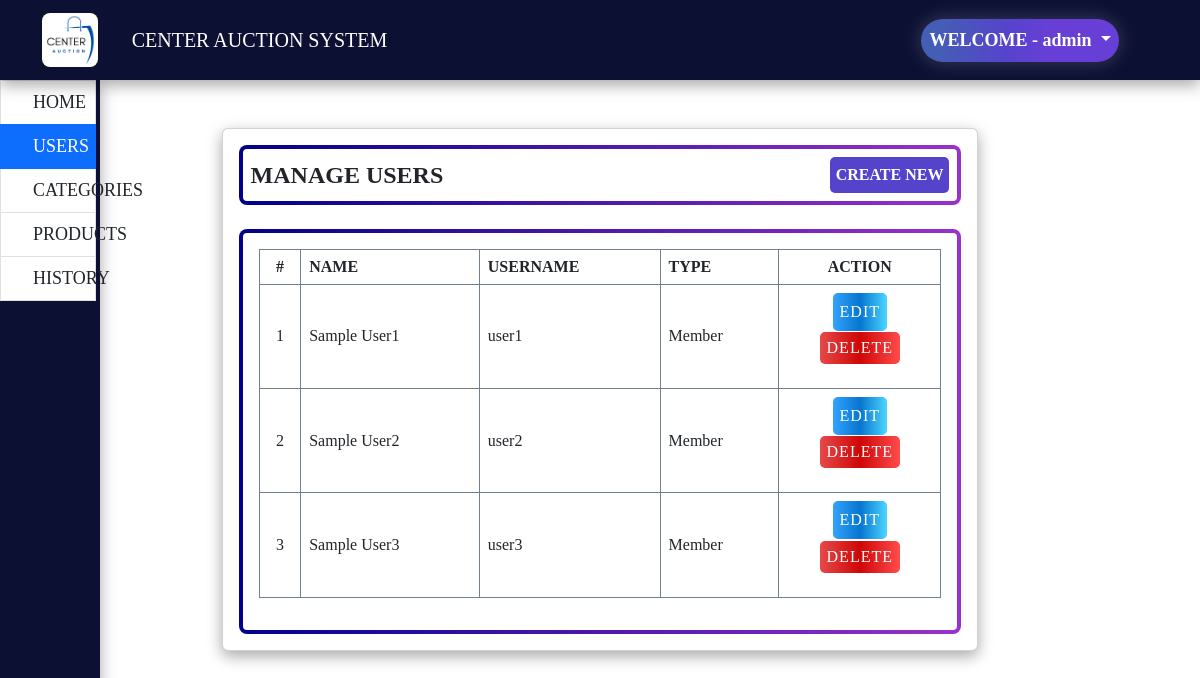
/Admin/Users.php (signed in), run on the app's committed database.
### tables this page shows
CREATE TABLE `members` (
  `member_id` int(5) NOT NULL,
  `member_fullname` varchar(50) NOT NULL,
  `member_contact` varchar(10) NOT NULL,
  `member_address` varchar(100) NOT NULL,
  `member_email` varchar(50) NOT NULL,
  `member_username` varchar(30) NOT NULL,
  `member_password` varchar(30) NOT NULL,
  `member_type` tinyint(1) NOT NULL DEFAULT 2 COMMENT '1=admin,2=user',
  `member_date_created` datetime NOT NULL DEFAULT current_timestamp()
);

### Admin/Users.php (the view, shortened to what this page needs)
<?php
include('../Assets/Session.php');
$query = "SELECT * FROM products";
$query_run = mysqli_query($objConnect, $query);
?>
<html>
    <head>
        <link href="https://cdn.jsdelivr.net/npm/bootstrap@5.2.2/dist/css/bootstrap.min.css" rel="stylesheet">
        <link href="https://getbootstrap.com/docs/5.2/assets/css/docs.css" rel="stylesheet">
        <link rel="stylesheet" href="../css/styles-admin.css">
    </head>
    <body>
        <nav class="navbar fixed-top navbar-expand-lg navbar-dark p-md-3">
            <div class="container">
                <img src="../img/logo.png" class="imgLogo">
                <div class="collapse navbar-collapse" id="navbarNav">
                    <ul class="navbar-nav navbar-margin">
                        <li class="navbar-item">
                            <a class="nav-link text-white" href="#">CENTER AUCTION SYSTEM</a>
                        </li>
                    </ul>
                </div>
                <?php if(isset($_SESSION['member_username'])): ?>
                <div>
                    <li class="dropdown btn-logout-position">
                        <a class="nav-link dropdown-toggle btn-right" href="#" id="navbarDarkDropdownMenuLink" role="button" data-bs-toggle="dropdown" aria-expanded="false">
                            WELCOME - <?php echo $_SESSION['member_username']; ?>
                        </a>
                    </li>
                </div>
                <?php else: ?>
                    <?php Header("Location: ../Admin/Login.php"); ?>
                <?php endif; ?>
            </div>
        </nav>
        <div class="container-fluid h-100">
            <div class="row h-100">
                <div class="col-1 list-group list-group-flush container-create">
                    <div class="container-create-text">
                        <a href="Home.php" class="list-group-item list-group-item-action py-2 ripple" aria-current="true">
                            <i class="fas fa-tachometer-alt fa-fw me-3"></i><span>HOME</span>
                        </a>
                        <a href="Users.php" class="list-group-item list-group-item-action py-2 ripple active">
                            <i class="fas fa-chart-area fa-fw me-3"></i><span>USERS</span>
                        </a>
                        <a href="Categories.php" class="list-group-item list-group-item-action py-2 ripple ">
                            <i class="fas fa-chart-area fa-fw me-3"></i><span>CATEGORIES</span>
                        </a>
                        <a href="Products.php" class="list-group-item list-group-item-action py-2 ripple">
                            <i class="fas fa-chart-area fa-fw me-3"></i><span>PRODUCTS</span>
                        </a>
                        <a href="Results.php" class="list-group-item list-group-item-action py-2 ripple">
                            <i class="fas fa-lock fa-fw me-3"></i><span>HISTORY</span>
                        </a>
                    </div>
                </div>
                <div class="col-10">
                    <div class="col-lg-12">
                        <div class="row card-table">
                            <div class="col-md-12">
                                <div class="card">
                                    <div class="card-header-main">
                                        <b>MANAGE USERS</b>
                                        <span><a><button type="button" class="btn btn-create modal-create-users" href="#" style="float: right;">CREATE NEW</button></a></span>
                                    </div>
                                    <div class="card-body frame-main">
                                        <table class="table table-condensed table-bordered table-hover tr-main">
                                            <thead>
                                                <tr>
                                                    <th class="text-center">#</th>
                                                    <th class="">NAME</th>
                                                    <th class="">USERNAME</th>
                                                    <th class="">TYPE</th>
                                                    <th class="text-center">ACTION</th>
                                                </tr>
                                            </thead>
                                            <?php
                                            if($query_run) {
                                                ?>
                                                <tbody>
                                                    <?php
                                                    $i = 1;
                                                    $members = mysqli_query($objConnect, "SELECT * FROM members ORDER BY member_type ASC");
                                                    while($row = $members->fetch_assoc()):
                                                        $session_username = "".$_SESSION['member_username']."";
                                                        if($row['member_username'] != $session_username):
                                                    ?>
                                                    <tr>
                                                        <td class="text-center"><?php echo $i++ ?></td>
                                                        <td>
                                                            <?php echo $row['member_fullname'] ?>
                                                        </td>
                                                        <td>
                                                            <?php echo $row['member_username'] ?>
                                                        </td>
                                                        <td>
                                                            <?php
                                                            if($row['member_type'] == 1) {
                                                                echo "Admin";
                                                            } else {
                                                                echo "Member";
                                                            }
                                                            ?>
                                                        </td>
                                                        <td class="text-center">
                                                            <div>
                                                                <a class='btn btn-edit modal-edit-users'
                                                                    data-id="<?php echo $row['member_id'] ?>" data-name="<?php echo $row['member_fullname'] ?>"
                                                                    data-contact="<?php echo $row['member_contact'] ?>" data-address="<?php echo $row['member_address'] ?>"
                                                                    data-email="<?php echo $row['member_email'] ?>" data-username="<?php echo $row['member_username'] ?>"
                                                                    data-password="<?php echo $row['member_password'] ?>" data-type="<?php echo $row['member_type'] ?>">EDIT</a>
                                                                <form method="post" action="UsersDelete.php" style="margin-top: 1%">
                                                                    <button type="submit" class='btn-cancel' href='UsersEdit.php?member_id=$row[member_id]'>DELETE</button>
                                                                </form>
                                                            </div>
                                                        </td>
                                                    </tr>
                                                        <?php endif; ?>
                                                    <?php endwhile; ?>
                                                </tbody>
                                                <?php
                                            } else {
                                                echo "NOT FOUND ANY PRODUCTS";
                                            }
                                            ?>
                                        </table>
                                    </div>
                                </div>
                            </div>
                        </div>
                    </div>
                </div>
            </div>
        </div>
    </body>
</html>

### css/styles-admin.css (style rules this page uses)
html, body { background-color: white; margin: 0; padding: 0; font-family: Quicksand; font-weight: 500; }
.navbar { background-color: #0c1033; background-size: cover; height: 10%; background-repeat: no-repeat; position: relative; box-shadow: rgba(0, 0, 0, 0.35) 0px 5px 15px; }
.imgLogo { width: 5%; float: left; border-radius: 8px; }
.container { font-size: 20; }
.navbar-margin { margin-left: 3%; }
li { list-style-type: none; }
.btn-right { background-image: linear-gradient(92.88deg, #455EB5 9.16%, #5643CC 43.89%, #673FD7 64.72%); color: white; padding: 8 8; border-radius: 25px; font-size: 18px; font-weight: 600; box-shadow: 0 0 20px rgba(255, 255, 255, 0.2); }
.btn-logout-position { right: 20%; }
.container-create { background-color: #0c1033; box-shadow: rgba(0, 0, 0, 0.35) 0px 5px 15px; }
.container-create-text { font-size: 18px; background-color: #ffffffc4; color: #343a40; width: 109%; }
.card { box-shadow: rgba(0, 0, 0, 0.35) 0px 5px 15px; }
.card-header-main { font-size: 24px; font-weight: 800; background-color: white; border: 4px solid transparent; background: linear-gradient(white, white) padding-box, linear-gradient(to right, darkblue, darkorchid) border-box; border-radius: 8px; padding: 8 8; margin: 16 16; margin-bottom: 1%; }
.btn-create { font-weight: 800; color: white; text-decoration: none; padding: 5 5; border-radius: 5px; background-color: #5643CC; }
.frame-main { border: 4px solid transparent; background: linear-gradient(white, white) padding-box, linear-gradient(to right, darkblue, darkorchid) border-box; border-radius: 8px; margin: 16 16; }
.tr-main { border: 2px slategrey; }
.card-table { margin-left: 10%; margin-right: 10%; }
.btn-edit { color: #fff; background: linear-gradient(to right, #33a3ff, #0675cf, #4cd5ff); font-size: 16px; font-weight: 500; letter-spacing: 1px; text-transform: uppercase; padding: 7 7; border: none; border-radius: 5px; border: none; display: inline-block; transition: all 0.6s ease 0s; }
.btn-cancel { color: #fff; background: linear-gradient(to right, #e64949, #cf0606, #ff4c4c); font-size: 16px; font-weight: 500; letter-spacing: 1px; text-transform: uppercase; padding: 7 7; border: none; border-radius: 5px; border: none; display: inline-block; transition: all 0.6s ease 0s; }

### Admin/Users.php (style rules this page uses)
td { vertical-align: middle !important; }
img { max-width: 100px; max-height: 150px; }

### data on the page
members: member_fullname "Sample User1", member_username "user1", member_type "Member"
members: member_fullname "Sample User2", member_username "user2", member_type "Member"
members: member_fullname "Sample User3", member_username "user3", member_type "Member"

### other printed values
$_SESSION['member_username'] "admin"
